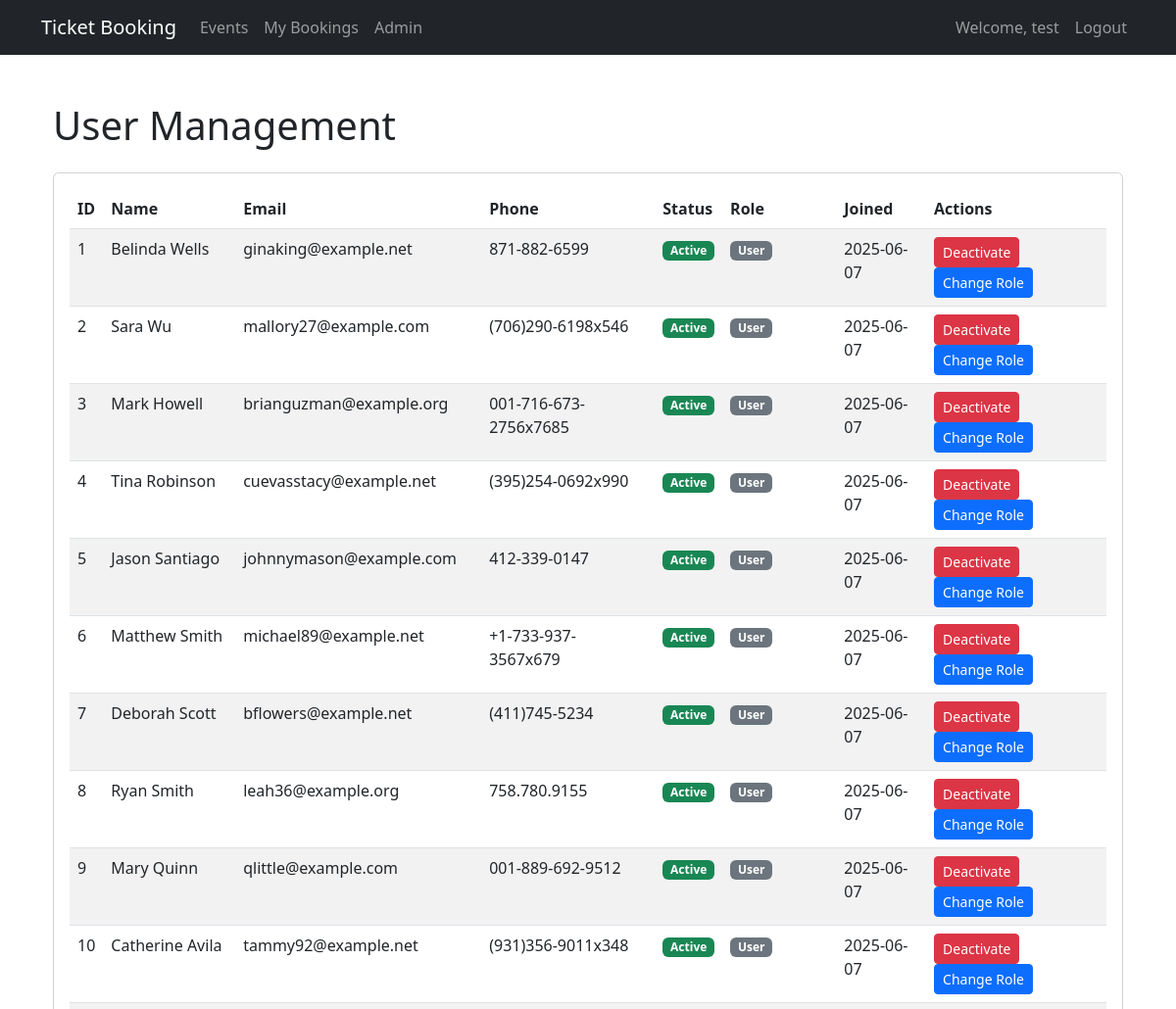
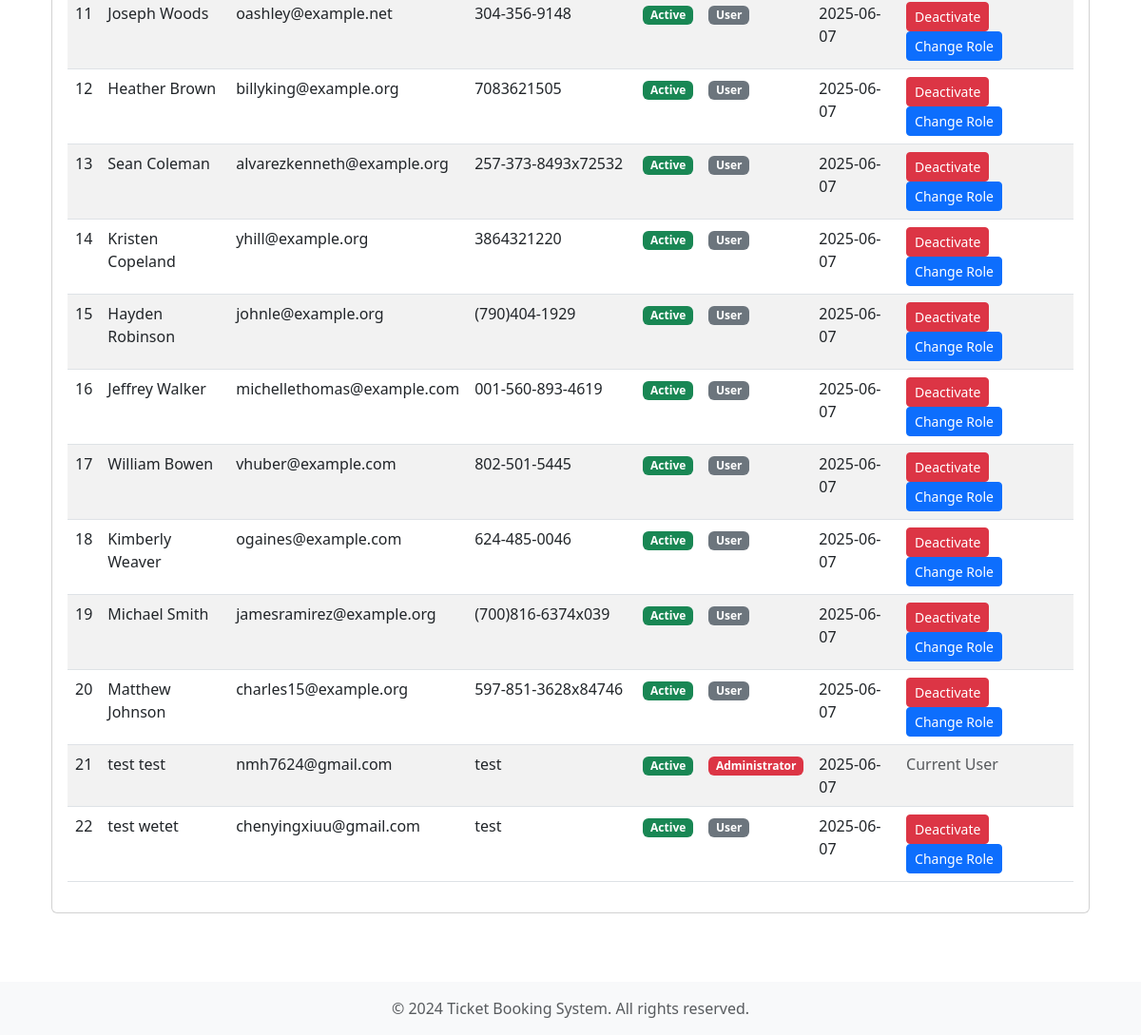
The app's page /admin/users (signed in) with its own data (2 pictures, top to bottom).
### app/models/user.py (models this page shows, shortened)
class User(UserMixin, db.Model):
    __tablename__ = "users"
    id = db.Column(db.Integer, primary_key=True)
    email = db.Column(db.String(120), unique=True, nullable=False)
    password_hash = db.Column(db.String(255), nullable=False)
    first_name = db.Column(db.String(50), nullable=False)
    last_name = db.Column(db.String(50), nullable=False)
    phone = db.Column(db.String(20))
    is_active = db.Column(db.Boolean, default=True)
    role_id = db.Column(db.Integer, db.ForeignKey("roles.id"))
    created_at = db.Column(db.DateTime, default=datetime.utcnow)
    updated_at = db.Column(
        db.DateTime, default=datetime.utcnow, onupdate=datetime.utcnow
    )
    is_confirmed = db.Column(db.Boolean, default=False)
    confirmed_at = db.Column(db.DateTime)
    bookings = db.relationship("Booking", backref="user", lazy=True)
    @property
    def full_name(self):
        return f"{self.first_name} {self.last_name}"
    def can(self, permission):
        return (
            self.role is not None
            and self.is_active
            and self.role.has_permission(permission)
        )
    def is_administrator(self):
        return self.can(Permission.MANAGE_USERS)
    @property
    def is_admin(self):
        return self.is_administrator()

### app/models/role.py (models this page shows, shortened)
class Role(db.Model):
    __tablename__ = 'roles'
    id = db.Column(db.Integer, primary_key=True)
    name = db.Column(db.String(50), unique=True, nullable=False)
    description = db.Column(db.String(255))
    permissions = db.Column(db.Integer, default=0)  # Using bitmask for permissions
    users = db.relationship('User', backref='role', lazy=True)
    def has_permission(self, permission):
        return self.permissions & permission == permission

### app/routes/admin.py (the view)
@admin_bp.route("/users")
@permission_required(Permission.MANAGE_USERS)
def users():
    users = User.query.all()
    roles = Role.query.all()
    return render_template("admin/users.html", users=users, roles=roles)

### app/routes/auth.py (called while the page is built)
@auth_bp.before_app_request
def before_request():
    if current_user.is_authenticated and not current_user.is_confirmed \
        and request.blueprint != 'auth' \
        and request.endpoint != 'static':
        return redirect(url_for('auth.unconfirmed'))

### app/templates/admin/users.html (shortened to what this page needs)
{% extends "base.html" %}
{% block content %}
<div class="container py-4">
    <h1 class="mb-4">User Management</h1>
    <div class="card">
        <div class="card-body">
            <div class="table-responsive">
                <table class="table table-striped">
                    <thead>
                        <tr>
                            <th>ID</th>
                            <th>Name</th>
                            <th>Email</th>
                            <th>Phone</th>
                            <th>Status</th>
                            <th>Role</th>
                            <th>Joined</th>
                            <th>Actions</th>
                        </tr>
                    </thead>
                    <tbody>
                        {% for user in users %}
                        <tr>
                            <td>{{ user.id }}</td>
                            <td>{{ user.full_name }}</td>
                            <td>{{ user.email }}</td>
                            <td>{{ user.phone or 'N/A' }}</td>
                            <td>
                                <span class="badge {% if user.is_active %}bg-success{% else %}bg-danger{% endif %}">
                                    {{ 'Active' if user.is_active else 'Inactive' }}
                                </span>
                            </td>
                            <td>
                                <span class="badge {% if user.role.name == 'Administrator' %}bg-danger{% elif user.role.name == 'Staff' %}bg-primary{% else %}bg-secondary{% endif %}">
                                    {{ user.role.name if user.role else 'No Role' }}
                                </span>
                            </td>
                            <td>{{ user.created_at.strftime('%Y-%m-%d') }}</td>
                            <td>
                                {% if user.id != current_user.id %}
                                <form action="{{ url_for('admin.toggle_active', user_id=user.id) }}" method="POST" class="d-inline">
                                    <button type="submit" class="btn btn-sm {% if user.is_active %}btn-danger{% else %}btn-success{% endif %}">
                                        {{ 'Deactivate' if user.is_active else 'Activate' }}
                                    </button>
                                </form>
                                <button type="button" class="btn btn-sm btn-primary" data-bs-toggle="modal" data-bs-target="#roleModal{{ user.id }}">
                                    Change Role
                                </button>
                                {% else %}
                                <span class="text-muted">Current User</span>
                                {% endif %}
                            </td>
                        </tr>
                        {% endfor %}
                    </tbody>
                </table>
            </div>
        </div>
    </div>
</div>
{% endblock %}

### app/templates/base.html (shortened to what this page needs)
<!DOCTYPE html>
<html lang="en">
<head>
    <link href="https://cdn.jsdelivr.net/npm/bootstrap@5.3.0/dist/css/bootstrap.min.css" rel="stylesheet">
    <link rel="stylesheet" href="{{ url_for('static', filename='css/style.css') }}">
</head>
<body class="d-flex flex-column min-vh-100">
    <nav class="navbar navbar-expand-lg navbar-dark bg-dark">
        <div class="container">
            <a class="navbar-brand" href="{{ url_for('main.index') }}">Ticket Booking</a>
            <div class="collapse navbar-collapse" id="navbarNav">
                <ul class="navbar-nav me-auto">
                    <li class="nav-item">
                        <a class="nav-link" href="{{ url_for('events.list') }}">Events</a>
                    </li>
                    {% if current_user.is_authenticated %}
                        <li class="nav-item">
                            <a class="nav-link" href="{{ url_for('booking.my_bookings') }}">My Bookings</a>
                        </li>
                        {% if current_user.is_admin %}
                            <li class="nav-item">
                                <a class="nav-link" href="{{ url_for('admin.dashboard') }}">Admin</a>
                            </li>
                        {% endif %}
                    {% endif %}
                </ul>
                <ul class="navbar-nav">
                    {% if current_user.is_authenticated %}
                        <li class="nav-item">
                            <span class="nav-link">Welcome, {{ current_user.first_name }}</span>
                        </li>
                        <li class="nav-item">
                            <a class="nav-link" href="{{ url_for('auth.logout') }}">Logout</a>
                        </li>
                    {% endif %}
                </ul>
            </div>
        </div>
    </nav>
    <div class="container mt-4">
        {% block content %}{% endblock %}
    </div>
    <footer class="footer mt-5 py-3 bg-light">
        <div class="container text-center">
            <span class="text-muted">© 2024 Ticket Booking System. All rights reserved.</span>
        </div>
    </footer>
</body>
</html>

### app/static/css/style.css (style rules this page uses)
body { min-height: 100vh; display: flex; flex-direction: column; }
.footer { margin-top: auto; }
.card { transition: transform 0.2s; }

### records on screen
User: first_name "test", id "21", full_name "test test", email "nmh7624@gmail.com", phone "test", is_active "Active", role "Administrator", created_at "2025-06-07", shows "Current User"
User: id "1", full_name "Belinda Wells", email "ginaking@example.net", phone "871-882-6599", is_active "Active", role "User", created_at "2025-06-07", is_active "Deactivate"
User: id "2", full_name "Sara Wu", email "mallory27@example.com", phone "(706)290-6198x546", is_active "Active", role "User", created_at "2025-06-07", is_active "Deactivate"
User: id "3", full_name "Mark Howell", email "brianguzman@example.org", phone "001-716-673-2756x7685", is_active "Active", role "User", created_at "2025-06-07", is_active "Deactivate"
User: id "4", full_name "Tina Robinson", email "cuevasstacy@example.net", phone "(395)254-0692x990", is_active "Active", role "User", created_at "2025-06-07", is_active "Deactivate"
User: id "5", full_name "Jason Santiago", email "johnnymason@example.com", phone "412-339-0147", is_active "Active", role "User", created_at "2025-06-07", is_active "Deactivate"
User: id "6", full_name "Matthew Smith", email "michael89@example.net", phone "+1-733-937-3567x679", is_active "Active", role "User", created_at "2025-06-07", is_active "Deactivate"
User: id "7", full_name "Deborah Scott", email "bflowers@example.net", phone "(411)745-5234", is_active "Active", role "User", created_at "2025-06-07", is_active "Deactivate"
User: id "8", full_name "Ryan Smith", email "leah36@example.org", phone "758.780.9155", is_active "Active", role "User", created_at "2025-06-07", is_active "Deactivate"
User: id "9", full_name "Mary Quinn", email "qlittle@example.com", phone "001-889-692-9512", is_active "Active", role "User", created_at "2025-06-07", is_active "Deactivate"
User: id "10", full_name "Catherine Avila", email "tammy92@example.net", phone "(931)356-9011x348", is_active "Active", role "User", created_at "2025-06-07", is_active "Deactivate"
User: id "11", full_name "Joseph Woods", email "oashley@example.net", phone "304-356-9148", is_active "Active", role "User", created_at "2025-06-07", is_active "Deactivate"
User: id "12", full_name "Heather Brown", email "billyking@example.org", phone "7083621505", is_active "Active", role "User", created_at "2025-06-07", is_active "Deactivate"
User: id "13", full_name "Sean Coleman", email "alvarezkenneth@example.org", phone "257-373-8493x72532", is_active "Active", role "User", created_at "2025-06-07", is_active "Deactivate"
User: id "14", full_name "Kristen Copeland", email "yhill@example.org", phone "3864321220", is_active "Active", role "User", created_at "2025-06-07", is_active "Deactivate"
User: id "15", full_name "Hayden Robinson", email "johnle@example.org", phone "(790)404-1929", is_active "Active", role "User", created_at "2025-06-07", is_active "Deactivate"
User: id "16", full_name "Jeffrey Walker", email "michellethomas@example.com", phone "001-560-893-4619", is_active "Active", role "User", created_at "2025-06-07", is_active "Deactivate"
User: id "17", full_name "William Bowen", email "vhuber@example.com", phone "802-501-5445", is_active "Active", role "User", created_at "2025-06-07", is_active "Deactivate"
User: id "18", full_name "Kimberly Weaver", email "ogaines@example.com", phone "624-485-0046", is_active "Active", role "User", created_at "2025-06-07", is_active "Deactivate"
User: id "19", full_name "Michael Smith", email "jamesramirez@example.org", phone "(700)816-6374x039", is_active "Active", role "User", created_at "2025-06-07", is_active "Deactivate"
User: id "20", full_name "Matthew Johnson", email "charles15@example.org", phone "597-851-3628x84746", is_active "Active", role "User", created_at "2025-06-07", is_active "Deactivate"
User: id "22", full_name "test wetet", email "chenyingxiuu@gmail.com", phone "test", is_active "Active", role "User", created_at "2025-06-07", is_active "Deactivate"
